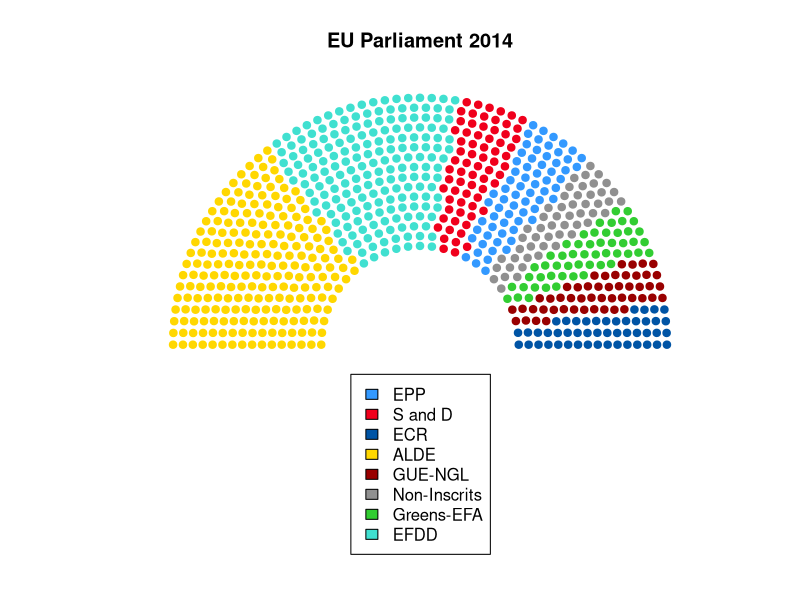

Write R code to recreate this figure.
library(plotrix)


### Name: election
### Title: Assign party members to seats
### Aliases: election
### Keywords: misc

### ** Examples

 # The EU parliament has 751 seats, and Wikipedia currently shows this
 eu = structure(list(colour = c("#3399FF", "#F0001C", "#0054A5", "#FFD700",
 "#990000", "#909090", "#32CD32", "#40E0D0"), party = c("EPP",
 "S and D", "ECR", "ALDE", "GUE-NGL", "Non-Inscrits", "Greens-EFA",
 "EFDD"), members = c(220L, 191L, 70L, 68L, 52L, 52L, 50L, 48L
 )), .Names = c("colour", "party", "members"), row.names = c(NA,
 -8L), class = "data.frame")
 strasbourg = seats(751, 16)
 eugov = election(strasbourg, eu, party~members, colours=eu$colour)
 oldmar<-par(mar=c(2,4,4,2))
 plot(eugov$x, eugov$y, col=eugov$colour, asp=1, pch=19, ylim=c(-2,2.5),
  xlab="", ylab="", main="EU Parliament 2014", axes=FALSE)
 legend(-0.7,-0.3,eu$party,fill=eu$colour)
 par(oldmar)
 # or using ggplot2
 ## Not run: 
##D  
##D   require(ggplot2)
##D   blank = theme(axis.line=element_blank(),
##D         axis.text.x=element_blank(),
##D   axis.text.y=element_blank(),
##D   axis.ticks=element_blank(),
##D   axis.title.x=element_blank(),
##D   axis.title.y=element_blank(),
##D   panel.background=element_blank(),
##D   panel.border=element_blank(),
##D   panel.grid.major=element_blank(),
##D   panel.grid.minor=element_blank(),
##D   plot.background=element_blank())
##D   ggplot(eugov, aes(x=x,y=y,col=party)) + geom_point() + coord_fixed() + blank
##D  
## End(Not run)
